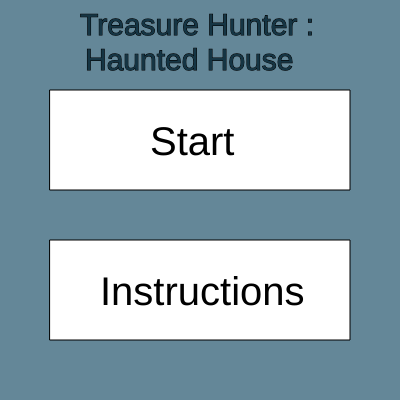
Frame 1 (no input)
Frame 60 (no input): identical to frame 1, image omitted
Frame 120 (the mouse pressed at the canvas centre since frame 60): identical to frame 1, image omitted

The p5.js sketch that drew this single still picture (run headless with seeded random() and noise() and a simulated clock; from frame 60 on, the mouse is pressed at the canvas centre):

// p5.js sketch
// ── sketch.js
// sketch.js
// Description: 
//
// AUTHOR:  Sarang Vadi Rajeev
// COURSE:  ECE 4525
// DATE:    September 17, 2021
class GameObject {
  constructor() {

    this.tilemap = [         //
      "wwwwwwwwwwwwwwwwwwwwwwwwwwwwwwwwwwwwwwwwwwwwwwwwwwwwwwwwwwww",
      "wwwwwwwwwwwwwwwwwwww        e           wwwwwwwwwwwwwd   d w",
      "wd    e        d                   e                w      w",//v
      "w           wwwwwwww           w      w     d  d    w d    w",
      "w               e              w w  w w  e    w   dwww     w",
      "w   e                    e     w   w  w       www          w",
      "ww               w dw          w      w         w   e     dw",//v
      "wd              w w ww         w e    w                wwwww",
      "www              w   w                                     w",
      "wd                w   w   e                                w",//v
      "w     w     w       e           wwwww     e   wwwwwwwww  www",
      "w  e   w   w                                  wwwd        dw",
      "w       www   d                          w                 w",
      "w       w w          w  w    e        w     w        wwwwwww",
      "w d    w d w    e   w  d w            w  w  w        w     w",//h
      "ww wwwww    w       w  w              w     w        ww  p w",
      "w d                  e        e                            w",
      "w e  wwwwwww e                             e             www",
      "w d                     wwwwwwwwww                wwwwwwwwww",//h
      "wwwwwwwwwwwwwwwwwwwwwwwwwwwwwwwwwwwwwwwwwwwwwwwwwwwwwwwwwwww",
    ];

    this.walls = [];
    // this.vertical_enemies = [];
    // this.horizontal_enemies = [];
    this.enemies = [];
    this.diamonds = [];
    this.player;
    this.bulletsList = [new Bullet(), new Bullet(), new Bullet()];
    this.game_over = false; // Checking if the game is over
    this.game_won = false; // Checking if the game is won
    this.game_state = false; // Checking if the game has loaded
    this.instructions_state = false; // Checking if the instructions has loaded
    this.xCor = 0;
    this.currFrameCount = 0;
  }

  // Initializes the game components from the tilemap.
  initTilemap() {
    for (var i = 0; i< this.tilemap.length; i++) {
        for (var j =0; j < this.tilemap[i].length; j++) {
            switch (this.tilemap[i][j]) {
                case 'w': 
                    this.walls.push(new Wall(j*20, i*20));
                    break;

                case 'e': 
                    this.enemies.push(new Enemy(j*20, i*20, 'chase'));
                    break;

                case 'p':
                    this.player = new Player(j*20, i*20);
                    break;

                case 'd': 
                    this.diamonds.push(new Diamond(j*20, i*20));
                    break;
            }
        }
    }
  }
}

var customDiamond = [];
var customPlayer = [];
var customBullet = [];

function CustomBullet() {
    push();
      background(220, 220, 220, 0);
      stroke(156, 164, 168);
      strokeWeight(1);
      fill(156, 164, 168);
      arc(200, 400, 200, 750, PI, 0);
      customBullet.push(get(0, 0, width, height));
    pop();
}

function CustomPlayer(){
    push();
    background(220, 220, 220, 0);
    stroke(148, 125, 115);
    // strokeWeight(30);
    fill(148, 125, 115);
    ellipse(width/2, height/2, width - 100, height);
    
    push(); // hat
      noStroke();
      fill(47, 40, 37);
      rect(100, 0, 200, 50);
      rect(35, 50, 325, 50);
    pop();
  
    push(); // Nose
      strokeWeight(2);
        fill(0);
        ellipse(width/2, 250, 50 , 30);
    pop();

    push(); // Left Eye
        strokeWeight(15);
        stroke(10, 10, 30);
        ellipse(125, 175, 30 , 15);
    pop();

    push(); // Left pupil
        fill(0);
        ellipse(125, 175 , 5 , 10 );
    pop();

    push(); // Right Eye
        strokeWeight(15);
        stroke(10, 10, 30);
        ellipse(275, 175, 30 , 15 ); 
    pop();

    push(); // Right pupil
        fill(0);
        ellipse(275 , 175, 5 , 10 );
    pop();
    fill(255);

    push(); // Mouth
        strokeWeight(15);
        noFill();
        stroke(0);
        arc(200, 250, 150, 175, QUARTER_PI, PI - QUARTER_PI);
    pop(); 
    customPlayer.push(get(0, 0, width, height));
    pop();
}

function CustomDiamond() {
    push();
    background(220, 220, 220, 0);
    stroke(6, 140, 105);
    strokeWeight(30);
    fill(6, 140, 105);
    line(200, 0, 150, 100);
    line(150, 100, 200, 200);
    line(200, 200, 250, 100);
    line(250, 100, 200, 0);
    line(200, 0, 200, 200);
    line(150, 100, 250, 100);
    customDiamond.push(get(0, 0, width, height));
    pop();
}

class Wall{
    constructor(x, y){
        this.x = x;
        this.y = y;
    }

    draw() {
        rectMode(CENTER);
        fill(6, 65, 183);
        rect(this.x + 10, this.y + 10, 20, 20);
        fill(40, 87, 182);
        rect(this.x + 10, this.y + 10, 10, 10);
    }

}

class Player {
    constructor(x, y){
        this.x = x;
        this.y = y;
        this.angleOfRotation = 0;
        this.vectorOfMotion = new p5.Vector(0, -1);
        this.score = 0;
    }

    draw() {

        // fill(169, 49, 49);
        // ellipse(this.x+10, this.y+10, 20, 20);
        push();
          translate(this.x + 10, this.y + 10);
          rotate(this.angleOfRotation);
          translate(-this.x - 10, -this.y - 10);
          image(customPlayer[0], this.x, this.y, 20, 20);
        pop();

    }

    move() {
        var deltaX = 0;
        var deltaY = 0;

        if (keyIsDown(RIGHT_ARROW)){
          this.angleOfRotation += 5/360 * PI;
        }
        if (keyIsDown(LEFT_ARROW) && this.x > 10){
            this.angleOfRotation -= 5/360 * PI;
        }
      
        this.vectorOfMotion.set(cos(this.angleOfRotation - HALF_PI), sin(this.angleOfRotation - HALF_PI));
      
        if (keyIsDown(UP_ARROW) && this.y > 10){
            deltaY += 2 * this.vectorOfMotion.y;
            deltaX += 2 * this.vectorOfMotion.x;

        }
        if (keyIsDown(DOWN_ARROW) && this.y < height - 10){
            deltaY -= 2 * this.vectorOfMotion.y;
            deltaX -= 2 * this.vectorOfMotion.x;
        }

        if(this.check_collision_with_walls(deltaX, deltaY) == true){
            deltaX = 0;
            deltaY = 0;
        }
      
        // this.check_collision_with_diamonds(deltaX, deltaY);
        
      this.x += deltaX;
      this.y += deltaY;
    }

    check_collision_with_walls(deltaX, deltaY) {
      
      for (var i=0; i < gameObj.walls.length; i++) {

          var horizontal_distance = abs(gameObj.walls[i].x - (this.x + deltaX));//dist(walls[i].x, 0, this.x + deltaX, 0);
          var vertical_distance = abs(gameObj.walls[i].y - (this.y + deltaY));
          

          if(horizontal_distance <= 15 && vertical_distance <= 15) {
            console.log('Collision with wall');
            return true;
          }
        }

        return false;
    }

    check_collision_with_enemies () {

        for (var i=0; vertical_enemies.length; i++) {

            // return vertical_enemies[i].check_collision_with_player(this.x + deltaX, this.y + deltaY);
            var vertical_distance = abs(this.y - (vertical_enemies[i].y + vertical_enemies[i].deltaY));
            var horizontal_distance = abs(this.x - (vertical_enemies[i].x + vertical_enemies[i].deltaX));

            if(vertical_distance <= 16.67 && horizontal_distance <= 12.5) {
                console.log('Enemies: Collision with player');
                return true;
            }
        }

        for (var i=0; horizontal_enemies.length; i++) {

            // return horizontal_enemies[i].check_collision_with_player(this.x + deltaX, this.y + deltaY);
            var vertical_distance = abs(this.y - (horizontal_enemies[i].y + horizontal_enemies[i].deltaY));
            var horizontal_distance = abs(this.x - (horizontal_enemies[i].x + horizontal_enemies[i].deltaX));

            if(vertical_distance <= 16.67 && horizontal_distance <= 12.5) {
                console.log('Enemies: Collision with player');
                return true;
            }
        }

        return false;
    }

    check_collision_with_diamonds (deltaX, deltaY) {

        for (var i=0; diamonds.length; i++) {
            
            var horizontal_distance = abs(diamonds[i].centerX - (this.x + deltaX));
            var vertical_distance = abs(diamonds[i].centerY - (this.y + deltaY));
            

            if(horizontal_distance <= 15 && vertical_distance <= 15) {
                console.log('Collision with diamond');
                this.score++;
                diamonds[i].stolen = true;
                return true;
            }
        }

        return false;
    }
}

class Diamond {
    constructor(x, y) {
        this.x = x;
        this.y = y;
        this.centerX = x + 15;
        this.centerY = y + 15;
        this.stolen = false;
    }

    draw() {
        image(customDiamond[0], this.x, this.y, 30, 30);
    }
  
    check_theft_by_player() {

        var horizontal_distance = abs((gameObj.player.x) - this.centerX);
        var vertical_distance = abs((gameObj.player.y) - this.centerY);


        if(horizontal_distance <= 15 && vertical_distance <= 15) {
            console.log('Diamonds: Collision with player');
            this.stolen = true;

            return true;
        }

        return false;
    }
}

class Enemy{
    constructor(x, y, dir){
        this.x = x + 10/6;
        this.y = y + 10/6;
        this.dir = dir;
        this.step = new p5.Vector(0, -1);
        this.deltaY = enemy_velocity;
        this.deltaX = enemy_velocity;
        this.dead = false;
    }

    draw() {
        var prop = 1/6; // proportion
        
        stroke(255, 0, 0);
        fill(255);
        ellipse(this.x, this.y, 150 * prop, 200 * prop); // Face
        
        push(); // Nose
            strokeWeight(2);
            fill(255, 0, 0);
            ellipse(this.x, this.y, 50 * prop, 30 * prop);
        pop();
        
        push(); // Left Eye
            strokeWeight(1);
            stroke(10, 10, 30);
            translate(this.x - 30 * prop, this.y - 37.5 * prop);
            rotate(PI/12);
            ellipse(0, 0, 30 * prop, 15 * prop);
        pop();
        
        push(); // Left pupil
            fill(0);
            ellipse(this.x - 30 * prop, this.y - 35 * prop, 5 * prop, 10 * prop);
        pop();
        
        push(); // Right Eye
            strokeWeight(1);
            stroke(10, 10, 30);
            translate(this.x + 30 * prop, this.y - 37.5 * prop);
            rotate(-PI/12);
            ellipse(0, 0, 30 * prop, 15 * prop); 
        pop();

        push(); // Right pupil
            fill(0);
            ellipse(this.x + 30 * prop, this.y - 35 * prop, 5 * prop, 10 * prop);
        pop();
        fill(255);
        
        push(); // Mouth
            strokeWeight(4 * prop + 1);
            triangle(this.x - 37.5 * prop, this.y + 25 * prop, this.x, this.y + 75 * prop, this.x + 37.5 * prop, this.y + 25 * prop);
        pop();
        
        stroke(0); // Teeth
        line(this.x - 18.75 * prop, this.y + 25 * prop, this.x - 18.75 * prop, this.y + 47 * prop);
        line(this.x + 18.75 * prop, this.y + 25 * prop, this.x + 18.75 * prop, this.y + 47 * prop);
        line(this.x, this.y + 25 * prop, this.x, this.y + 70 * prop);

    }

    move() {

        if (this.dir === 'vertical') {

            // if (this.y <= 33.33) {
            //     this.deltaY = enemy_velocity;
            // }

            // if (this.y >= height - 33.33) {
            //     this.deltaY = -1 * enemy_velocity;
            // }

            if(this.check_collision_with_walls() == true){
                this.deltaY = -this.deltaY;
            }

            this.y += this.deltaY;
        }

        if (this.dir === 'horizontal') {

            // if (this.x <= 25) {
            //     this.deltaX = enemy_velocity;
            // }

            // if (this.x >= width - 25) {
            //     this.deltaX = -1 * enemy_velocity;
            // }

            if(this.check_collision_with_walls() == true){
                this.deltaX *= -1;
            }

            this.x += this.deltaX;
        }
    }
  
    chase() {
      
      var newDeltaX = 0;
      var newDeltaY = 0;
      if (dist(this.x, this.y, gameObj.player.x, gameObj.player.y) < 120) {
        
        this.step.set(gameObj.player.x - this.x, gameObj.player.y - this.y);
        
        this.step.normalize();//print(this.step.heading());  // this shows the angle is different based on quadrant translation
        this.angle = this.step.heading() + HALF_PI;
        
        newDeltaX = 0.5 * this.step.x;
        newDeltaY = 0.5 * this.step.y;
        
        if(this.check_collision_with_walls() == true){
              newDeltaX -= 5;
              newDeltaY -= 5;
        }
        
        this.x += newDeltaX;
        this.y += newDeltaY;
      }
    }

    check_collision_with_walls() {
      
        for (var i=0; i < gameObj.walls.length; i++) {

            var vertical_distance = abs(gameObj.walls[i].y - (this.y + this.deltaY));
            var horizontal_distance = abs(gameObj.walls[i].x - (this.x + this.deltaX));

            if(vertical_distance <= 16.67 && horizontal_distance <= 12.5) {
                console.log('Enemies: Collision with wall');
                return true;
            }
        }  
        return false;
    }

    check_collision_with_player() {

        var vertical_distance = abs(gameObj.player.y - (this.y + this.deltaY));
        var horizontal_distance = abs(gameObj.player.x - (this.x + this.deltaX));

        if(vertical_distance <= 16.67 && horizontal_distance <= 12.5) {
            console.log('Enemies: Collision with player');
            gameObj.game_over = true;
            gameObj.game_state = false;
            
            return true;
        }

        return false;
    }
}

class Bullet {
  
  constructor() {
    this.x = 0;
    this.y = 0;
    this.angle = 0;
    this.fire = 0;
    this.vectorOfMotion = new p5.Vector(0, -1);
  }
  
  draw() {
    push();
    image(customBullet[0], this.x, this.y, 10, 10);
    pop();
  }
  
  shoot() {
    
    this.vectorOfMotion.set(cos(this.angle - HALF_PI), sin(this.angle - HALF_PI));// instead of angle, direct x & y
    
    this.y += 3 * this.vectorOfMotion.y;
    this.x += 3 * this.vectorOfMotion.x;
    
    this.check_damage_on_enemies();
    this.check_collision_with_walls(); // possible error
    
  }
  
  check_damage_on_enemies() {
    for (var i=0; i < gameObj.enemies.length; i++) {

      var vertical_distance = abs(gameObj.enemies[i].y - (this.y));
      var horizontal_distance = abs(gameObj.enemies[i].x - (this.x));

      if(vertical_distance <= 16.67 && horizontal_distance <= 12.5) {
          console.log('Bullet: Collision with enemies');
          gameObj.enemies[i].dead = true;
          this.fire = 0;

          this.x = 2000;
          this.y = 2000;
          // return true;
        }
      }  
      // return false;
    }
  
  check_collision_with_walls() {
      
      for (var i=0; i < gameObj.walls.length; i++) {

          var horizontal_distance = abs(gameObj.walls[i].x - (this.x));//dist(walls[i].x, 0, this.x + deltaX, 0);
          var vertical_distance = abs(gameObj.walls[i].y - (this.y));
          

          if(horizontal_distance <= 15 && vertical_distance <= 15) {
            console.log('Bullet: Collision with wall');
            this.fire = 0;
            this.x = 2000;
            this.y = 2000;
            // return true;
          }
        }

        // return false;
    }
}

class StartScreen{
    constructor(x, y){
        this.x = x;
        this.y = y;
    }

    draw() {
        push();
          background(100, 135, 152);
          
          push();
            fill(21, 53, 68);
            stroke(0);
            textSize(30);
            text('Treasure Hunter :', this.x + 80, this.y + 35);
            text('Haunted House', this.x + 85, this.y + 70)
          pop();
          push();
            fill(255);
            rect(this.x + 50, this.y + 90, 300, 100)
            fill(0);
            textSize(40);
            text("Start", this.x + 150, this.y + 155);
          pop();
          push();
          fill(255);
            rect(this.x + 50, this.y + 240, 300, 100);
      fill(0);
            textSize(40);
            text("Instructions", this.x + 100, this.y + 305);
          pop();
        pop();
    }
}

// Start button dimensions
var button1_start_x = 50;
var button1_start_y = 50;
var button1_end_x = 350;
var button1_end_y = 150;

// Start button dimensions
var button2_start_x = 50;
var button2_start_y = 200;
var button2_end_x = 350;
var button2_end_y = 350;

var overBox_start = false; // Checking focus on button start
var overBox_instructions = false; // Checking focus on button instructions
var overBox_gameover = false;
var total_score = 20; // Game score
var enemy_velocity = 2;
var keyArray = [];
var start_screen;
var gameObj;
var bulletIndex = 0;

var playerIsMoving = false;



function draw_walls() {
    for (var i=0; i < gameObj.walls.length; i++) {
      gameObj.walls[i].draw();
    }
}

function draw_enemies() {
    // for (var i=0; i < vertical_enemies.length; i++) {
    //     vertical_enemies[i].draw();
    //     vertical_enemies[i].move();
    // }

    for (var i=0; i < gameObj.enemies.length; i++) {
        if(!gameObj.enemies[i].dead) {
          gameObj.enemies[i].draw();
          // gameObj.enemies[i].move();
          gameObj.enemies[i].chase();
        }
    }
}

function keyPressed() {keyArray[keyCode] = 1;}

function keyReleased() {keyArray[keyCode] = 0;}

function checkFire() {
  if (keyArray[32] === 1) {
    if (gameObj.currFrameCount < (frameCount - 10)) {
      gameObj.currFrameCount = frameCount;
      gameObj.bulletsList[bulletIndex].fire = 1;
      gameObj.bulletsList[bulletIndex].x = gameObj.player.x + 10;
      gameObj.bulletsList[bulletIndex].y = gameObj.player.y + 10;
      gameObj.bulletsList[bulletIndex].angle = gameObj.player.angleOfRotation;
      bulletIndex++;
      if (bulletIndex > 2) {
        bulletIndex = 0;
      }
    }
  }
}

function draw_diamonds() {
  var intact_diamonds = 0;
    for (var i=0; i < gameObj.diamonds.length; i++) {
        if(!gameObj.diamonds[i].stolen) {
          gameObj.diamonds[i].draw();
            intact_diamonds++;
        }
    }
    gameObj.player.score = total_score - intact_diamonds;
}

// Checking if the mouse is pressed while the cursor is over the logo i.e. overBox is true.
// If yes, the game is loaded.
function mousePressed() {
  
  if (overBox_start) {
    gameObj.game_state = true;
  } else {
    gameObj.game_state = false;
  }

  if (overBox_instructions) {
    gameObj.instructions_state = true;
  } else {
    gameObj.instructions_state = false;
  }

  if(overBox_gameover) {
    gameObj.game_over = true;
  } else {
    gameObj.game_over = false;
  }
}

function setup() {
    createCanvas(400, 400);
    start_screen = new StartScreen(0,0);
    CustomDiamond();
    CustomPlayer();
    CustomBullet();
    gameObj = new GameObject();
    gameObj.initTilemap();
    // initTilemap();
}
  
function draw() {
    background(220);

    if (!(gameObj.game_state || gameObj.instructions_state || gameObj.game_over))
    {
        start_screen.draw();

        if (mouseX > button1_start_x &&
            mouseY > button1_start_y &&
            mouseX < button1_end_x &&
            mouseY < button1_end_y) {
              
            // Focusing on the start button.
            overBox_start = true;
        }
        else {
            overBox_start = false;
        }

        if (mouseX > button2_start_x &&
            mouseY > button2_start_y &&
            mouseX < button2_end_x &&
            mouseY < button2_end_y) {
              
            // Focusing on the instructions button.
            overBox_instructions = true;
        }
        else {
            overBox_instructions = false;
        }
    }
    else if(gameObj.instructions_state)
    {   
        rectMode(CORNER);
        push();
          fill(0);
          stroke(0);
          textSize(40);
          text('Instructions', 100, 70);
          textSize(20);
          text("1. Move the player with arrow keys", 20, 120);
          text("2. Obtain all the prizes to win", 20, 165);
          text("3. You lose if you hit the enemy", 20, 210);
          text("4. You can pass through the walls", 20, 255);

          fill(255);
          rect(115, 285, 150, 75);
          fill(0);
          textSize(40);
          text('Return', 127.5, 337.5);
        pop();

        if (mouseX > 115 &&
            mouseY > 285 &&
            mouseX < 250 &&
            mouseY < 360) {
              
            // Focusing on the instructions button.
            overBox_instructions = false;
        }
        else {
            overBox_instructions = true;
        }
        //exits to start_screen
    }
    else if(gameObj.game_over)
    {
        // Reinitializing the game
        gameObj.walls = [];
        // gameObj.vertical_enemies = [];
        // gameObj.horizontal_enemies = [];
        gameObj.enemies = [];
        gameObj.diamonds = [];
        gameObj.initTilemap();
        overBox_start = false;
        gameObj.player.score = 0;
      
        rectMode(CORNER);
        push();
          background(100, 135, 152);
        if (!gameObj.game_won){
          push();
            fill(21, 53, 68);
            textSize(40);
            text('Game Over!', width/2 - 100, height/2 - 45);
          pop(); 
        }
        else{
          push();
            fill(21, 53, 68);
            textSize(40);
            text('Game Won!', width/2 - 100, height/2 - 45);
          pop(); 
        }
        push();
          fill(255);
          rect(115, 285, 150, 75);
          fill(0);
          textSize(40);
          text('Return', 127.5, 337.5);
        pop();  
      pop();

        if (mouseX > 115 &&
            mouseY > 285 &&
            mouseX < 250 &&
            mouseY < 360) {
              
            // Focusing on the instructions button.
            overBox_gameover = false;
        }
        else {
            overBox_gameover = true;
        }
        //exits to start_screen
    }
    else if (gameObj.game_state)
    {

        push();
        // Player's position is initialized in the map to be at the right side
        if(gameObj.player.x > width/2) {
          // If player's position is in the right side, then shift immediately
          if (gameObj.player.x > 1000) {
            translate(-800,0);
          } else {
            // Shifts the left side of the map (origin) to the left by the change in distance from mid-section of the screen
            translate(width/2 - gameObj.player.x, 0);
          }
        }
        background(0);
        // Draws all the components in the game
        draw_walls();
        draw_enemies();
        draw_diamonds();
        gameObj.player.draw();
        gameObj.player.move();
        // for (var i=0; i < vertical_enemies.length; i++) {
        //   vertical_enemies[i].check_collision_with_player();
        // }

        // for (var i=0; i < horizontal_enemies.length; i++) {
        //     horizontal_enemies[i].check_collision_with_player();
        // }

        for (var i=0; i < gameObj.enemies.length; i++) {
          if(!gameObj.enemies[i].dead) {
            gameObj.enemies[i].check_collision_with_player();
          }
        }

        for (var i=0; i < gameObj.diamonds.length; i++) {
            
          gameObj.diamonds[i].check_theft_by_player();
        }
        
        checkFire();
      
        for (var i=0; i < gameObj.bulletsList.length; i++) {
            if(gameObj.bulletsList[i].fire == 1) {
              gameObj.bulletsList[i].draw();
              gameObj.bulletsList[i].shoot(); 
            }
        }
        pop();
      
        push();
        textSize(25);
        fill(255, 0, 0);
        text('Score:' + gameObj.player.score, 300, 20);
        pop();
        if (gameObj.player.score == 20) {
          gameObj.game_won = true;
          gameObj.game_over = true;
        }
    }
}
